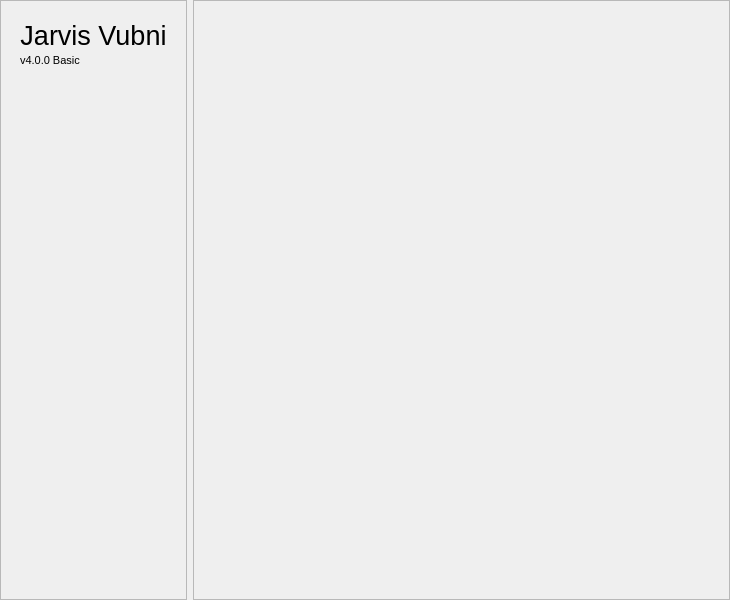
<?xml version="1.0" encoding="UTF-8"?>
<ui version="4.0">
 <class>MainWindow</class>
 <widget class="QMainWindow" name="MainWindow">
  <property name="geometry">
   <rect>
    <x>0</x>
    <y>0</y>
    <width>730</width>
    <height>600</height>
   </rect>
  </property>
  <property name="windowTitle">
   <string>Jarvis Vubni | Basic</string>
  </property>
  <widget class="QWidget" name="centralwidget">
   <layout class="QHBoxLayout" name="horizontalLayout">
    <property name="leftMargin">
     <number>0</number>
    </property>
    <property name="topMargin">
     <number>0</number>
    </property>
    <property name="rightMargin">
     <number>0</number>
    </property>
    <property name="bottomMargin">
     <number>0</number>
    </property>
    <item>
     <widget class="QFrame" name="frame_2">
      <property name="sizePolicy">
       <sizepolicy hsizetype="Minimum" vsizetype="Expanding">
        <horstretch>0</horstretch>
        <verstretch>0</verstretch>
       </sizepolicy>
      </property>
      <property name="frameShape">
       <enum>QFrame::StyledPanel</enum>
      </property>
      <property name="frameShadow">
       <enum>QFrame::Raised</enum>
      </property>
      <layout class="QVBoxLayout" name="verticalLayout_2">
       <item>
        <layout class="QVBoxLayout" name="verticalLayout">
         <property name="spacing">
          <number>3</number>
         </property>
         <property name="leftMargin">
          <number>10</number>
         </property>
         <property name="topMargin">
          <number>10</number>
         </property>
         <property name="rightMargin">
          <number>10</number>
         </property>
         <property name="bottomMargin">
          <number>5</number>
         </property>
         <item>
          <widget class="QLabel" name="label">
           <property name="sizePolicy">
            <sizepolicy hsizetype="Preferred" vsizetype="Fixed">
             <horstretch>0</horstretch>
             <verstretch>0</verstretch>
            </sizepolicy>
           </property>
           <property name="font">
            <font>
             <pointsize>20</pointsize>
            </font>
           </property>
           <property name="text">
            <string>Jarvis Vubni</string>
           </property>
           <property name="textFormat">
            <enum>Qt::AutoText</enum>
           </property>
           <property name="scaledContents">
            <bool>false</bool>
           </property>
           <property name="alignment">
            <set>Qt::AlignCenter</set>
           </property>
          </widget>
         </item>
         <item>
          <widget class="QLabel" name="label_2">
           <property name="sizePolicy">
            <sizepolicy hsizetype="Preferred" vsizetype="Fixed">
             <horstretch>0</horstretch>
             <verstretch>0</verstretch>
            </sizepolicy>
           </property>
           <property name="font">
            <font>
             <pointsize>8</pointsize>
            </font>
           </property>
           <property name="text">
            <string>v4.0.0 Basic</string>
           </property>
           <property name="scaledContents">
            <bool>true</bool>
           </property>
          </widget>
         </item>
        </layout>
       </item>
       <item>
        <spacer name="verticalSpacer">
         <property name="orientation">
          <enum>Qt::Vertical</enum>
         </property>
         <property name="sizeHint" stdset="0">
          <size>
           <width>20</width>
           <height>502</height>
          </size>
         </property>
        </spacer>
       </item>
      </layout>
     </widget>
    </item>
    <item>
     <widget class="QFrame" name="frame">
      <property name="sizePolicy">
       <sizepolicy hsizetype="Expanding" vsizetype="Expanding">
        <horstretch>0</horstretch>
        <verstretch>0</verstretch>
       </sizepolicy>
      </property>
      <property name="frameShape">
       <enum>QFrame::StyledPanel</enum>
      </property>
      <property name="frameShadow">
       <enum>QFrame::Raised</enum>
      </property>
      <layout class="QHBoxLayout" name="horizontalLayout_2">
       <item>
        <widget class="QStackedWidget" name="stackedWidget">
         <property name="styleSheet">
          <string notr="true">QStackedWidget::scroller { width: 0px; height: 0px; }</string>
         </property>
         <property name="frameShape">
          <enum>QFrame::NoFrame</enum>
         </property>
         <property name="frameShadow">
          <enum>QFrame::Plain</enum>
         </property>
         <property name="lineWidth">
          <number>1</number>
         </property>
         <property name="currentIndex">
          <number>1</number>
         </property>
         <widget class="QWidget" name="page"/>
         <widget class="QWidget" name="page_2"/>
        </widget>
       </item>
      </layout>
     </widget>
    </item>
   </layout>
  </widget>
 </widget>
 <resources/>
 <connections/>
</ui>
